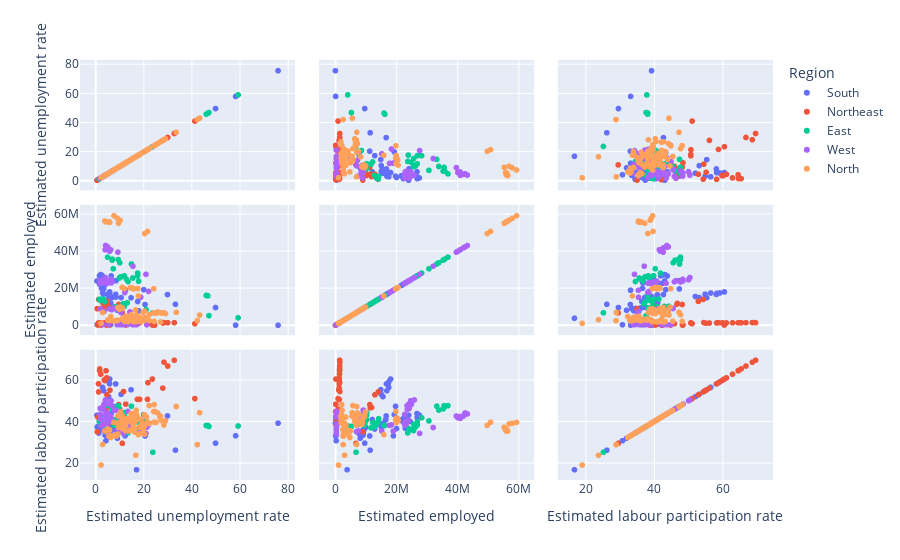

The code cell stored with this chart in its notebook:
### Code cell
# Scatter matrix

fig = px.scatter_matrix(df, template='plotly',
                        dimensions=['Estimated unemployment rate', 'Estimated employed', 'Estimated labour participation rate'],
                        color='Region')
fig.show()
